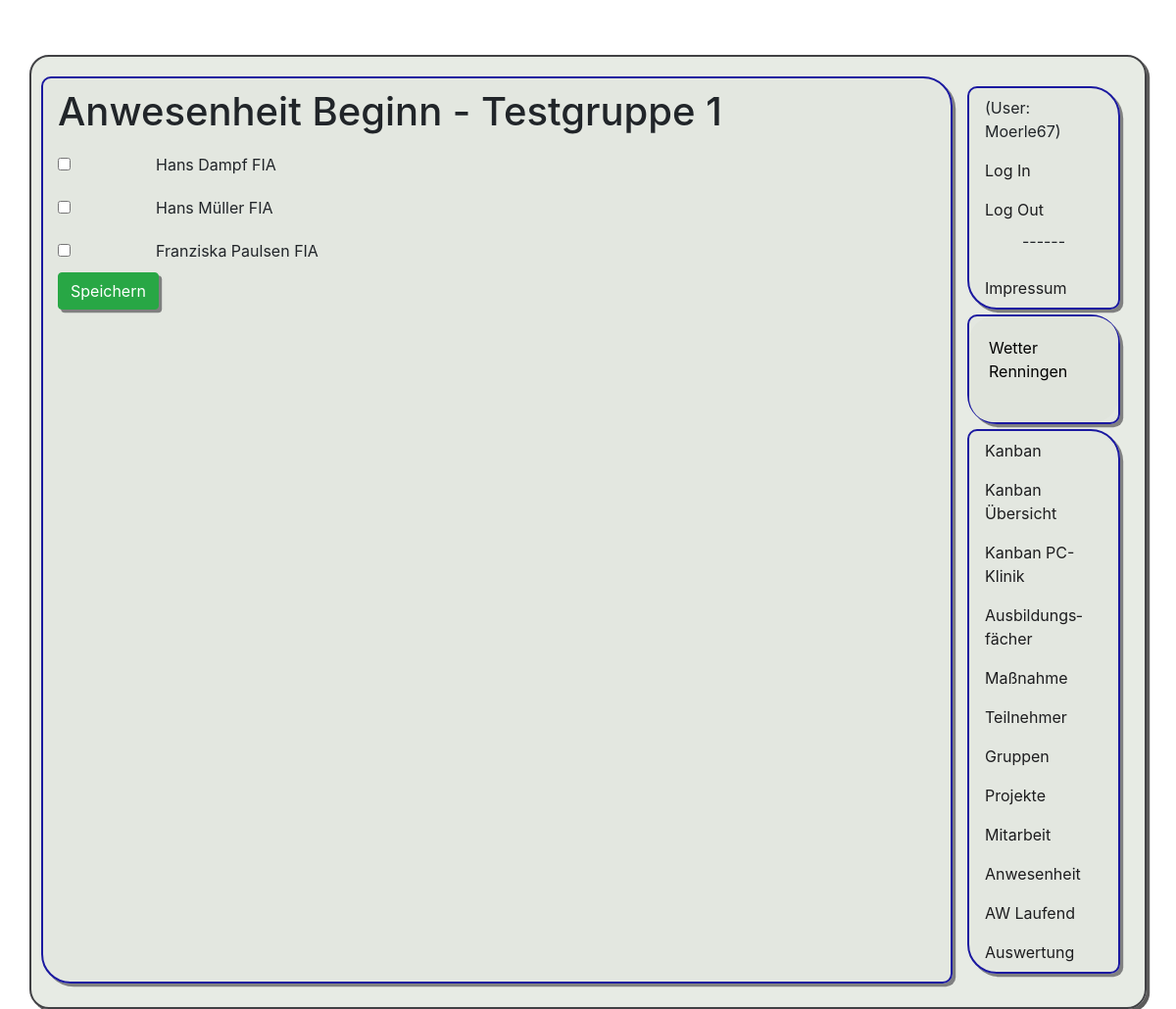
/pr1/anwesenheit/1/start (signed in), run on the app's committed database.
### app1/models.py (models this page shows, shortened)
class Gruppe(models.Model):
    name = models.CharField(max_length=50)
    aktiv = models.BooleanField(default=True)
    raum = models.ForeignKey(Raum, on_delete=models.CASCADE, null=True, blank=True)
    sprecher = models.ForeignKey('Teilnehmer', verbose_name="Gruppensprecher", on_delete=models.CASCADE, null=True, blank=True, related_name="Gruppensprecher")
    class Meta:
        ordering = ['name']
        verbose_name_plural = "Gruppen"

class Teilnehmer(models.Model):
    name = models.CharField(max_length=50)
    vorname = models.CharField(max_length=50)
    ausbildung = models.ForeignKey(Ausbildung, on_delete=models.CASCADE)
    gruppe = models.ForeignKey(Gruppe, on_delete=models.CASCADE, null=True)
    aktiv = models.BooleanField(default=True)
    email = models.CharField(max_length=255, blank=True)
    mobil = models.CharField(max_length=255, blank=True)
    class Meta:
        ordering = ['name']
        verbose_name_plural = "Teilnehmer"

class Ausbildung(models.Model):
    name = models.CharField(max_length=50)
    slug = models.CharField(max_length=10, unique=True)
    aktiv = models.BooleanField(default=True)
    class Meta:
        ordering = ['slug']
        verbose_name_plural = "Ausbildungen"

### app1/views.py (the view)
# urls.py: path('anwesenheit/<int:gruppe>/start', views.anwesenheit_start, name = 'anwesenheit_start'),
@permission_required('app1.view_teilnehmer')
def anwesenheit_start(request, gruppe):
    if request.method == "POST":
        gruppe = Gruppe.objects.get(id=request.POST["gruppe"])
        teilnehmer = Teilnehmer.objects.filter(aktiv=True, gruppe=gruppe)
        for tn in teilnehmer:
            anwesend = "cbox_"+str(tn.id) in request.POST
            anwesenheit = Anwesenheit(
                teilnehmer=tn, user=request.user, anwesend=anwesend)
            anwesenheit.save()
        return redirect("/pr1/anwesenheit/"+str(gruppe.id))
    else:
        gruppe = Gruppe.objects.get(id=gruppe)
        teilnehmer = Teilnehmer.objects.filter(aktiv=True, gruppe=gruppe)
        return render(request, 'app1/anwesenheit_start.html', {"gruppe": gruppe, "teilnehmer": teilnehmer})

### app1/templates/app1/anwesenheit_start.html (shortened to what this page needs)
﻿{% extends 'app1/base.html' %} {% block h1 %} Anwesenheit Beginn -
{{gruppe.name}} {% endblock h1 %} {% block content %}
  <form method="POST">
    {% for zeile in teilnehmer %}
        <div class="form-check form-switch">
            <input class="form-check-input" type="checkbox" id="cbox_{{zeile.id}}" name="cbox_{{zeile.id}}">
            <label class="form-check-label zeile_tn" for="cbox_{{zeile.id}}">{{zeile.vorname}} {{zeile.name}} {{zeile.ausbildung.slug}}</label>
        </div>
    {% endfor %}
    <button type="submit" class="btn btn-success">Speichern</button>
  </form>
{% endblock content %}

### app1/templates/app1/base.html (shortened to what this page needs)
{% load static tz %}
<!doctype html>
<html lang="de">
    <head>
        <link rel="stylesheet" href="https://cdn.jsdelivr.net/npm/bootstrap@4.5.3/dist/css/bootstrap.min.css">
        <link rel="stylesheet" href="{% static 'css/styles.css' %}" />
    </head>
    <body>
        <div class="container">
            <div class="row">
                <div class="col-md-10 inhalt">
                    <h1>{% block h1 %}Überschrift{% endblock h1 %}</h1>
                    {% block content %}
                    {% endblock content %}
                </div>
                <div class="col-md-2 navi">
                    <nav class="nav flex-column">
                        <div class="nav-link"> (User: {{user}})</div>
                        <a class="nav-link gruen" href="/pr1/auth?next=/pr1/">Log In</a>
                        <a class="nav-link rot" href="/pr1/logout">Log Out</a>
                        <p class="center">------</p>
                        <a class="nav-link" href="/pr1/impress">Impres&shy;sum</a>
                    </nav>
                    <nav class="nav flex-column">
                       <div id="wcom-e00a8ce320c777a03bbe2f2a113101a4" style="border: 0px; background-color: rgb(224, 228, 220); border-radius: 25px; color: rgb(0, 0, 0);" class="wcom-default w150x150"><link rel="stylesheet" href="//cs3.wettercomassets.com/woys/5/css/w.css" media="all"><div class="wcom-city"><a style="color: #000" href="https://www.wetter.comdeutschland/renningen/DE0008793.html" target="_blank" rel="nofollow" aria-label="Wetter Berlin" title="Wetter Renningen">Wetter Renningen</a></div><div id="wcom-e00a8ce320c777a03bbe2f2a113101a4-weather"></div></div>
                    </nav>
                   <nav class="nav flex-column ">
                        <a class="nav-link active" href="/pr1/kanban/">Kanban</a>
                        <a class="nav-link" href="/pr1/kanban/all/">Kan&shy;ban Übersicht</a>
                        <a class="nav-link" href="/pr1/kanban/pck/">Kan&shy;ban PC-Klinik</a>
                        <a class="nav-link" href="/pr1/fach/">Aus&shy;bildungs&shy;fächer</a>
                        <a class="nav-link" href="/pr1/ausb/">Maß&shy;nahme</a>
                        <a class="nav-link" href="/pr1/tn/">Teil&shy;nehmer</a>
                        <a class="nav-link" href="/pr1/grp/">Grup&shy;pen</a>
                        <a class="nav-link" href="/pr1/projekte/">Pro&shy;jekte</a>
                        <a class="nav-link" href="/pr1/mitarbeit">Mit&shy;arbeit</a>
                        <a class="nav-link" href="/pr1/anwesenheit">An&shy;wesenheit</a>
                        <a class="nav-link" href="/pr1/anwesenheit/1">AW Laufend</a>
                        <a class="nav-link" href="/pr1/anwesenheit/auswertung/1">Aus&shy;wertung</a>
                    </nav>
                </div>
            </div>
        </div>
    </body>
</html>

### app1/static/css/styles.css (style rules this page uses)
.center { text-align: center; }
body { background-image: url(../pics/hintergrund1.png); height: 95vh; background-position: center; background-repeat: no-repeat; background-size: cover; }
div { padding: 10px 10px; }
.container { background-color: rgb(225, 230, 222, 0.80); border-radius: 20px 20px 20px 20px; margin-top: 2em; box-shadow: 0.2em 0.2em rgb(92, 91, 91); border: 2px solid #414144; }
.nav, .inhalt { background-color: rgba(225, 230, 222, 0.637); border: 2px solid #1b19a0; border-radius: 10px 30px 10px 30px; box-shadow: 0.2em 0.2em gray; margin-bottom: 0.3em; }
button { box-shadow: 0.2em 0.2em gray; }
a:link, a:visited { color: rgb(29, 29, 31); }
.rot { color: red; }
.gruen { color: green; }
.zeile_tn { margin-left: 5em; }

### data on the page
Gruppe: name "Testgruppe 1"
Teilnehmer: vorname "Hans", name "Dampf", ausbildung.slug "FIA"
Teilnehmer: vorname "Hans", name "Müller", ausbildung.slug "FIA"
Teilnehmer: vorname "Franziska", name "Paulsen", ausbildung.slug "FIA"

### other printed values
{{ user }} "Moerle67"
